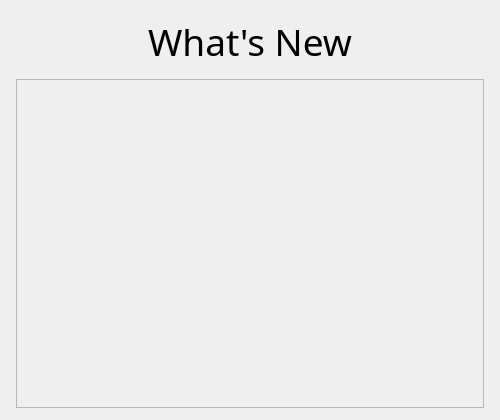
<?xml version="1.0" encoding="UTF-8"?>
<ui version="4.0">
 <class>WhatsNewDialog</class>
 <widget class="QDialog" name="WhatsNewDialog">
  <property name="geometry"><rect><x>0</x><y>0</y><width>500</width><height>420</height></rect></property>
  <property name="minimumSize"><size><width>420</width><height>300</height></size></property>
  <property name="maximumSize"><size><width>900</width><height>700</height></size></property>
  <property name="windowTitle"><string>What's New</string></property>
  <layout class="QVBoxLayout" name="dialogLayout">
   <property name="leftMargin"><number>16</number></property>
   <property name="topMargin"><number>16</number></property>
   <property name="rightMargin"><number>16</number></property>
   <property name="bottomMargin"><number>12</number></property>
   <property name="spacing"><number>12</number></property>
   <item>
    <widget class="QLabel" name="title">
     <property name="font"><font><family>Dyuthi</family><pointsize>28</pointsize></font></property>
     <property name="text"><string>What's New</string></property>
     <property name="alignment"><set>Qt::AlignmentFlag::AlignCenter</set></property>
    </widget>
   </item>
   <item>
    <widget class="QScrollArea" name="scrollArea">
     <property name="widgetResizable"><bool>true</bool></property>
     <widget class="QWidget" name="scrollAreaWidgetContents">
      <property name="geometry"><rect><x>0</x><y>0</y><width>466</width><height>340</height></rect></property>
     </widget>
    </widget>
   </item>
  </layout>
 </widget>
 <resources/>
 <connections/>
</ui>
